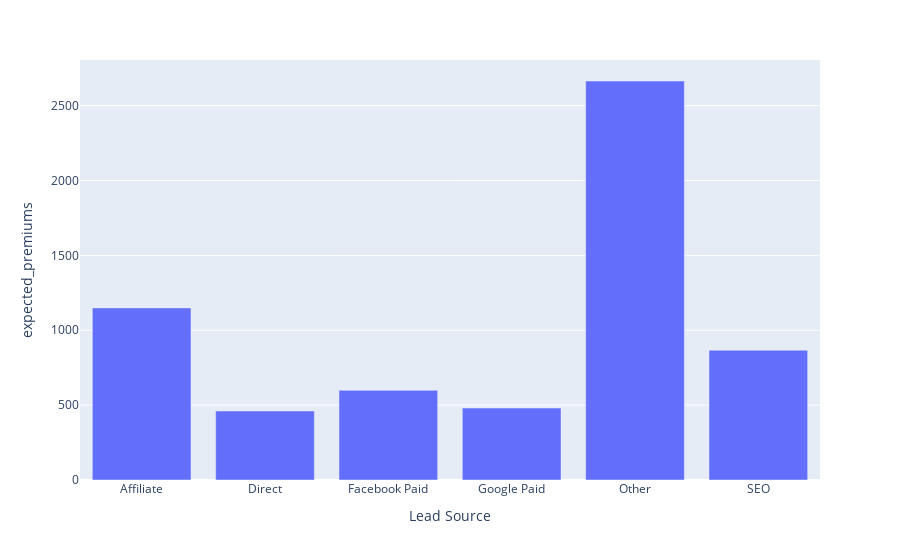

Notebook code for this chart:
### Code cell
df = create_expected_returns(data, "Lead Source")
create_premiums_chart(df, "Lead Source")

### Figure 1 — Plotly figure (JSON) as saved in the notebook; plotly's stock layout.template omitted (floating-point values rounded to 4 significant figures)
{"data": [{"alignmentgroup": "True", "hovertemplate": "Lead Source=%{x}<br>expected_premiums=%{y}<extra></extra>", "legendgroup": "", "marker": {"color": "#636efa", "pattern": {"shape": ""}}, "name": "", "offsetgroup": "", "orientation": "v", "showlegend": false, "textposition": "auto", "type": "bar", "x": ["Affiliate", "Direct", "Facebook Paid", "Google Paid", "Other", "SEO"], "xaxis": "x", "y": [1149.0, 461.0, 598.6, 480.5, 2665.0, 866.4], "yaxis": "y"}], "layout": {"barmode": "relative", "legend": {"tracegroupgap": 0}, "margin": {"t": 60}, "xaxis": {"anchor": "y", "domain": [0, 1], "title": {"text": "Lead Source"}}, "yaxis": {"anchor": "x", "domain": [0, 1], "title": {"text": "expected_premiums"}}}}
